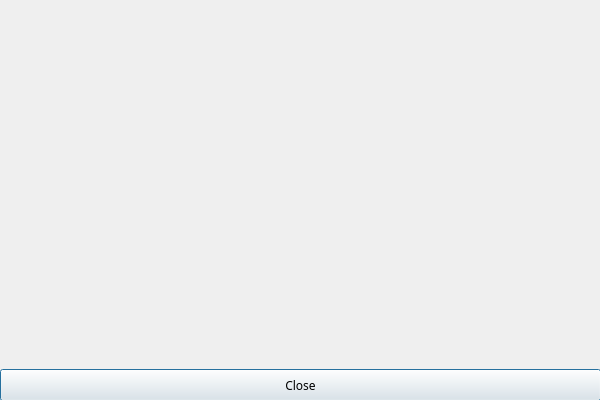
<?xml version="1.0" encoding="UTF-8"?>
<ui version="4.0">
 <class>BasicPlotDialog</class>
 <widget class="QDialog" name="BasicPlotDialog">
  <property name="geometry">
   <rect>
    <x>0</x>
    <y>0</y>
    <width>600</width>
    <height>400</height>
   </rect>
  </property>
  <property name="sizePolicy">
   <sizepolicy hsizetype="Fixed" vsizetype="Fixed">
    <horstretch>0</horstretch>
    <verstretch>0</verstretch>
   </sizepolicy>
  </property>
  <property name="maximumSize">
   <size>
    <width>600</width>
    <height>400</height>
   </size>
  </property>
  <property name="font">
   <font>
    <family>Droid Sans</family>
   </font>
  </property>
  <property name="windowTitle">
   <string>Basic Plot Application</string>
  </property>
  <property name="toolTip">
   <string/>
  </property>
  <property name="whatsThis">
   <string>Basic Plot Application</string>
  </property>
  <widget class="QWidget" name="verticalLayoutWidget">
   <property name="geometry">
    <rect>
     <x>0</x>
     <y>0</y>
     <width>601</width>
     <height>401</height>
    </rect>
   </property>
   <layout class="QVBoxLayout">
    <item>
     <widget class="QCustomPlot" name="plot" native="true"/>
    </item>
    <item>
     <widget class="QPushButton" name="CloseButton">
      <property name="minimumSize">
       <size>
        <width>0</width>
        <height>32</height>
       </size>
      </property>
      <property name="text">
       <string>Close</string>
      </property>
      <property name="flat">
       <bool>false</bool>
      </property>
     </widget>
    </item>
   </layout>
  </widget>
 </widget>
 <customwidgets>
  <customwidget>
   <class>QCustomPlot</class>
   <extends>QWidget</extends>
   <header>qcustomplot.h</header>
   <container>1</container>
  </customwidget>
 </customwidgets>
 <resources/>
 <connections>
  <connection>
   <sender>CloseButton</sender>
   <signal>clicked()</signal>
   <receiver>BasicPlotDialog</receiver>
   <slot>close()</slot>
   <hints>
    <hint type="sourcelabel">
     <x>200</x>
     <y>287</y>
    </hint>
    <hint type="destinationlabel">
     <x>199</x>
     <y>149</y>
    </hint>
   </hints>
  </connection>
 </connections>
</ui>
